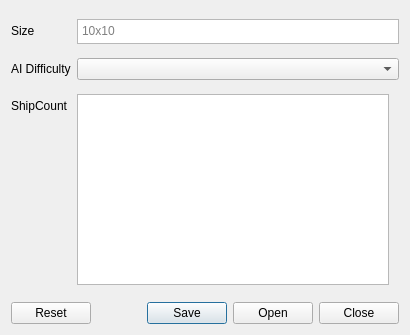
<?xml version="1.0" encoding="UTF-8"?>
<ui version="4.0">
 <class>SettingsDialog</class>
 <widget class="QDialog" name="SettingsDialog">
  <property name="geometry">
   <rect>
    <x>0</x>
    <y>0</y>
    <width>410</width>
    <height>335</height>
   </rect>
  </property>
  <property name="maximumSize">
   <size>
    <width>410</width>
    <height>335</height>
   </size>
  </property>
  <property name="windowTitle">
   <string>Dialog</string>
  </property>
  <layout class="QVBoxLayout" name="verticalLayout">
   <item>
    <layout class="QFormLayout" name="formLayout">
     <item row="0" column="0">
      <widget class="QLabel" name="Sizelabel">
       <property name="text">
        <string>Size</string>
       </property>
      </widget>
     </item>
     <item row="0" column="1">
      <widget class="QTextEdit" name="SizetextEdit">
       <property name="maximumSize">
        <size>
         <width>16777215</width>
         <height>25</height>
        </size>
       </property>
       <property name="undoRedoEnabled">
        <bool>true</bool>
       </property>
       <property name="placeholderText">
        <string>10x10</string>
       </property>
      </widget>
     </item>
     <item row="1" column="0">
      <widget class="QLabel" name="AiDifficultylabel">
       <property name="text">
        <string>AI Difficulty</string>
       </property>
      </widget>
     </item>
     <item row="1" column="1">
      <widget class="QComboBox" name="AIDifficultycomboBox"/>
     </item>
     <item row="2" column="0">
      <widget class="QLabel" name="ShipCountlabel">
       <property name="text">
        <string>ShipCount</string>
       </property>
      </widget>
     </item>
     <item row="2" column="1">
      <widget class="QTextEdit" name="ShipCounttextEdit">
       <property name="maximumSize">
        <size>
         <width>312</width>
         <height>191</height>
        </size>
       </property>
      </widget>
     </item>
    </layout>
   </item>
   <item>
    <widget class="QDialogButtonBox" name="buttonBox">
     <property name="standardButtons">
      <set>QDialogButtonBox::Close|QDialogButtonBox::Open|QDialogButtonBox::Reset|QDialogButtonBox::Save</set>
     </property>
     <property name="centerButtons">
      <bool>false</bool>
     </property>
    </widget>
   </item>
  </layout>
 </widget>
 <resources/>
 <connections/>
</ui>
